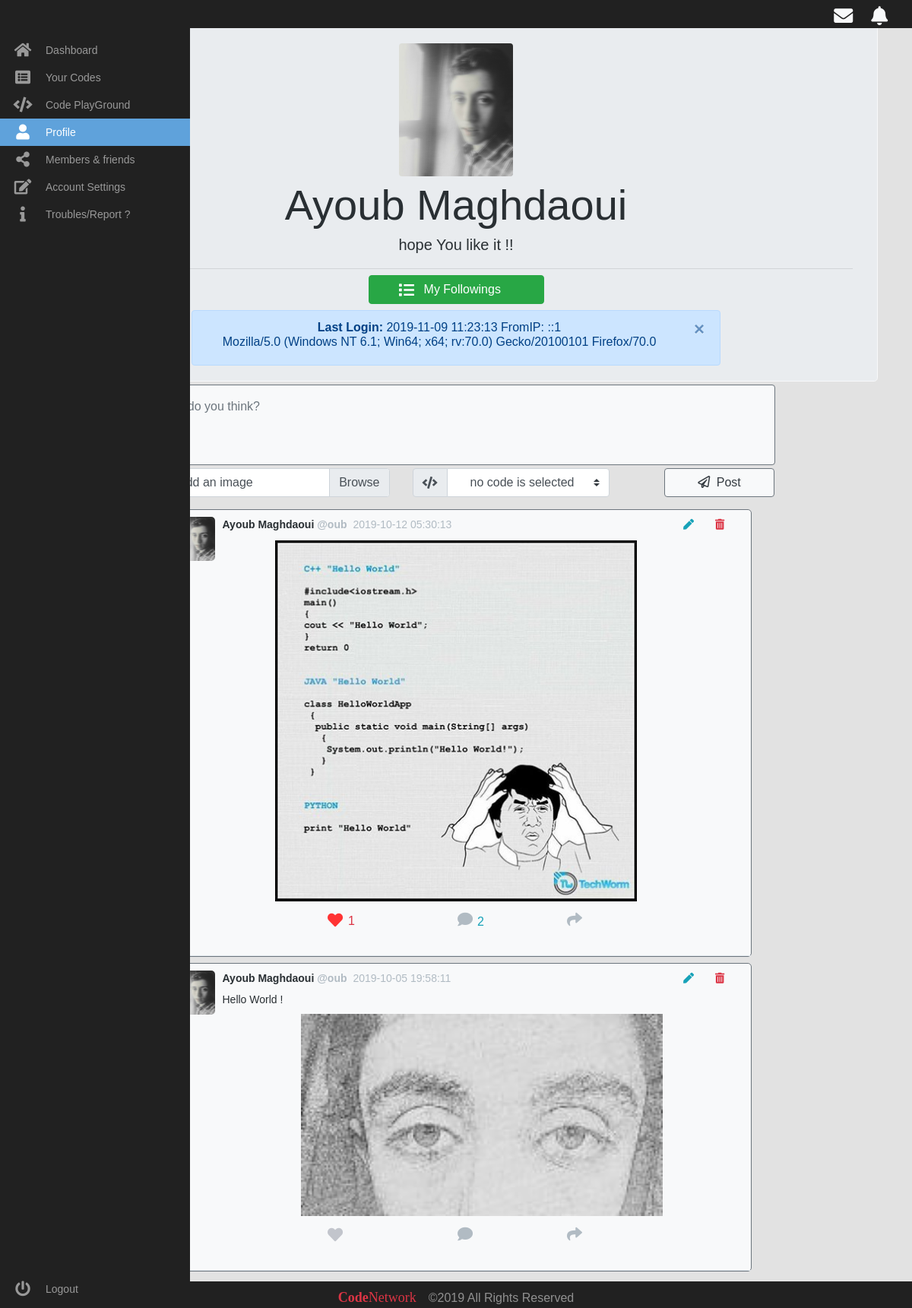
The page /Profile/ (signed in) on the database its author committed.
### tables this page shows
CREATE TABLE IF NOT EXISTS `users` (
  `id` int(11) NOT NULL,
  `Fname` text NOT NULL,
  `Lname` text NOT NULL,
  `Email` text NOT NULL,
  `password` text NOT NULL,
  `age` int(11) NOT NULL,
  `City` text NOT NULL,
  `Country` text NOT NULL,
  `avatarEXT` text NOT NULL,
  `Activated` tinyint(1) NOT NULL
);

CREATE TABLE IF NOT EXISTS `description` (
  `id` int(11) NOT NULL,
  `username` text NOT NULL,
  `Description` text NOT NULL
);

CREATE TABLE IF NOT EXISTS `posts` (
  `id` int(11) NOT NULL,
  `postRef` text NOT NULL,
  `username` text NOT NULL,
  `img` text NOT NULL,
  `codeID` text NOT NULL,
  `postingDate` timestamp NULL DEFAULT NULL,
  `Post` text NOT NULL
);

### Profile/includes/ProfilePosts.php (the view, shortened to what this page needs)
<?php
$post = $mysqli->query("SELECT * FROM posts WHERE username='$username' ORDER BY postingDate desc;");
while ($row = $post->fetch_assoc()) {
  if (empty($row['postRef'])) {
    echo '
            <div class="tweetEntry-tweetHolder bg-light text-dark border border-secondary mb-2" id="p' . $row['id'] . '">
              <div class="tweetEntry ">
                <div class="tweetEntry-content"  id="Con' . $row['id'] . '">
                  <a class="tweetEntry-account-group" href="./">
                      <img class="tweetEntry-avatar" src="./Avatars/' . $username . '.' . $EXT . '">
                      <strong class="tweetEntry-fullname">
                      ' . $Fname . ' ' . $Lname . '
                      </strong>
                      <span class="tweetEntry-username">
                        @<b>' . $username . '</b>
                      </span>
                  </a>
                  <a class="tweetEntry-account-group" href="../posts/?post=' . $row['id'] . '">
                    <span class="tweetEntry-timestamp ml-1"> ' . $row['postingDate'] . '</span>
                  </a>
                  <ul style="list-style:none;float:right;" class="d-inline col-2 mr-0" >
                  <li class="d-inline">
                      <span style="cursor:pointer;"> <a href="./PostEdit.php?post=' . $row['id'] . '"> <i class="fas fa-pen ml-4 text-info"></i> </a></span>
                    </li>
                  <li class="d-inline">
                      <span style="cursor:pointer;" onclick="del(' . "'" . $row['id'] . "'" . ')"> <i class="fas fa-trash-alt ml-4 text-danger"></i> </span>
                    </li>
                  </ul>
                  <div class="tweetEntry-text-container mt-2">
                  ' . $row['Post'] . '
                  </div>
                  ';
    $imgid = explode('.', $row['img']);
    if (!empty($row['img'])) {
      echo '
                <div class="optionalMedia text-center mr-5">
                  <img id="img' . $imgid[0] . '" onclick="imgTrigger(' . "'img" . $imgid[0] . "'" . ')" class="optionalMedia-img myImg col-12" src="../sharedPics/' . $row['img'] . '">
                </div>';
    }
    $PID = $row['id'];
    $liked = $mysqli->query("SELECT username FROM likes WHERE PostID='$PID' and username='$username';");
    $liked = $liked->fetch_assoc();
    $liked = $liked['username'];
    if ($liked == $username) {
      echo '</div>
                <div class="tweetEntry-action-list" style="line-height:24px;color: #b1bbc3;">
                <ul class="row col-8 mx-auto" style="list-style: none;">
                <li class="col d-inline">
                <button class="btn mr-4" style="padding: 0px;height:34px;width:30px;cursor:pointer;" onclick="Like(' . $PID . ')"><i class="fa fa-heart d-inline-block pt-1 mr-1" id="post' . $PID . '" style="width: 20px;color: #ff3333;"></i></button>';
    } else {
      echo '</div>
                <div class="tweetEntry-action-list" style="line-height:24px;color: #b1bbc3;">
                <ul class="row col-8 mx-auto" style="list-style: none;">
                <li class="col d-inline">
                <button class="btn mr-5" style="padding: 0px;height:34px;width:30px;" onclick="Like(' . $PID . ')"><i class="fa fa-heart d-inline-block pt-1 mr-1" id="post' . $PID . '" style="width: 20px;color: #C2C5CC;"></i></button>';
    }
    $likes = $mysqli->query("SELECT count(*) AS num FROM likes WHERE PostID='$PID';");
    $likes = $likes->fetch_assoc();
    $likes = $likes['num'];
    if ($likes == 0) {
      echo '<span class="text-danger d-inline-block ml-n4 mr-1" id="NumLikes' . $PID . '" style="cursor:pointer;" onclick="Likes(' . "'" . $PID . "'" . ')"> </span></li>';
    } else {
      echo '<span class="text-danger d-inline-block ml-n4 mr-1" id="NumLikes' . $PID . '" style="cursor:pointer;" onclick="Likes(' . "'" . $PID . "'" . ')">' . $likes . '</span></li>';
    }
    $comments = $mysqli->query("SELECT count(*) AS num FROM comments WHERE PostID='$PID';");
    $comments = $comments->fetch_assoc();
    $comments = $comments['num'];
    echo '
                 <li class="col d-inline"> <i class="fa fa-comment d-inline-block pt-1 active" style="width: 80px;cursor:pointer;" onclick="Comment(' . "'" . $PID . "'" . ')"></i>';
    if ($comments > 0) {
      echo '<span class="text-info d-inline-block ml-n4 mr-2" >' . $comments . '</span>';
    }
    echo '
    </li><li class=" col d-inline"> <i class="fa fa-share d-inline-block pt-1" style="width: 80px;cursor: pointer;" onclick="share(' . "'" . $PID . "'" . ')"></i></li></ul>
                </div>
              </div>
            </div>
            ';
  }
}

### Profile/index.php (shortened to what this page needs)
<?php
include "../includes/config.php";
$username = $_SESSION['username'];
$email = $_SESSION['email'];
$getdescription = $mysqli->query("SELECT Description FROM description WHERE username='$username';");
$getdescription = $getdescription->fetch_assoc();
$description = $getdescription['Description'];
$getter = $mysqli->query("SELECT Lname, Fname,avatarEXT FROM users WHERE Email='$email';");
$getter = $getter->fetch_assoc();
$Fname = $getter['Fname'];
$Lname = $getter['Lname'];
$EXT = $getter['avatarEXT'];
$getter = $mysqli->query("SELECT * FROM userlog WHERE userEmail=(SELECT Email FROM profiles WHERE username='$username') order by date ;");
$LogInfos = $getter->fetch_assoc();
echo '
<!DOCTYPE html>
<html lang="en">
<head>
<title>' . $username . ' Profile</title>
<link rel="stylesheet" href="../css/style.css">
<link rel="stylesheet" href="../css/font-awesome.min.css">
<link rel="stylesheet" href="../css/solid.min.css">
<link rel="stylesheet" href="../css/regular.min.css">
<link rel="stylesheet" href="../css/bootstrap.css">
<link rel="stylesheet" href="./includes/css/profile.css">
<link rel="stylesheet" href="./includes/css/profile-sidebar.css">
</head>
<body>
<nav class="navbar navbar-expand-sm navbar-dark text-light fixed-top pb-4 pt-2 " style="z-index:10; background: #212121;">
        <ul class="navbar-nav ml-auto mb-n4 mt-n2">
        <li class=" ">
        <a> <i class="fas fa-envelope mr-4 mt-2 mb-1" style="font-size:25px;"></i> </a>
        </li>
        <li>
        <a> <i class="fas fa-bell mr-3 mt-2 mb-1" style="font-size:25px;"></i> </a>
        </li>
        </ul>
</nav>
<div class="area min-vh-100" style="height : unset !important ;">
        <div class="container mb-5" >
            <div class="jumbotron mt-n2 pb-1 mb-1 border border-light">
                <div class="text-center mx-auto avatar"> <img src="./Avatars/' . $username . '.' . $EXT . '" class="mx-auto rounded"  width="150px;"> </div>
                <h1 class="display-4 text-center my-1" id="Ful">' . $Fname . ' ' . $Lname . '</h1>
                <p class="lead text-center">' . $description . '</p>
                <hr class="my-2">
                <div class="row col-3 mb-2 mx-auto">
                        <button type="button" id="FollowingList" class="btn btn-success btn-block" btn-lg btn-block"> <i class="fa fa-list d-inline ml-n3 mr-2 mt-0" aria-hidden="true"></i> My Followings</button>
                </div>
                <div class="alert alert-primary alert-dismissible fade show col-8 mx-auto text-center" role="alert">
                    <button type="button" class="close" data-dismiss="alert" aria-label="Close">
                        <span aria-hidden="true">&times;</span>
                    </button>
                    <h6><strong>Last Login: </strong> ' . $LogInfos['date'] . ' FromIP: ' . $LogInfos['userIp'] . ' ' . $LogInfos['guestName'] . '
                    </h6>
                    </div>
            </div>';
include "./New-Post.php";
include "./includes/ProfilePosts.php";
echo '
        </div>
</div>
<nav class="main-menu border-0 navbar-fixed-left">
<ul class="mt-5">
    <li>
        <a href="../dashboard/">
            <i class="fa fa-home fa-2x"></i>
            <span class="nav-text">
                Dashboard
            </span>
        </a>
    </li>
    <li>
        <a href="../codes/">
            <i class="fa fa-list-alt fa-2x"></i>
            <span class="nav-text">
                Your Codes
            </span>
        </a>
    </li>
    <li>
        <a href="../Playground">
            <i class="fa fa-code fa-2x"></i>
            <span class="nav-text">
               Code PlayGround
            </span>
        </a>
    </li>
    <li class="has-subnav active">
        <a href="./">
           <i class="fa fa-user fa-2x"></i>
            <span class="nav-text">
                Profile
            </span>
        </a>
    </li>
    <li>
       <a href="../members/">
           <i class="fa fa-share-alt fa-2x"></i>
            <span class="nav-text">
                Members & friends
            </span>
        </a>
    </li>
    <li>
       <a href="./ProfileSettings.php">
            <i class="fa fa-edit fa-2x"></i>
            <span class="nav-text">
                Account Settings
            </span>
        </a>
    </li>
    <li>
        <a href="./Report.php">
           <i class="fa fa-info fa-2x"></i>
            <span class="nav-text">
                Troubles/Report ?
            </span>
        </a>
    </li>
</ul>
<ul class="logout">
    <li>
       <a href="./logout.php">
             <i class="fa fa-power-off fa-2x"></i>
            <span class="nav-text">
                Logout
            </span>
        </a>
    </li>
</ul>
</nav>
<script src="../js/ImgTrigger.js"></script>
<nav class="navbar navbar-expand-sm navbar-dark text-light fixed-bottom" style="z-index:0; background: #212121;">
        <ul class="navbar-nav mx-auto mb-n4">
        <p> <a href="https://www.fb.com/SparoXUB" target="_blank" class="text-danger nav-link d-inline"> <span style="font-size:18px;font-family:Awsome;" ><span class="letter" style="font-size: 18px;">Code</span>Network</span></a><span class="nav-link d-inline">©2019 All Rights Reserved</span> </p>
        </ul>
    </nav>
</body>
</html>
';

### css/style.css (style rules this page uses)
html, body { height: 100% !important; max-width: 100%; overflow-x: hidden; }
.letter { font-family: Source Sans Pro; font-weight: bolder; }
.myImg { border-radius: 5px; cursor: pointer; transition: 0.3s; }
.close { position: absolute; top: 15px; right: 35px; color: #f1f1f1; font-size: 40px; font-weight: bold; transition: 0.3s; }

### Profile/includes/css/profile.css (style rules this page uses)
body { font-family: Arial, sans-serif; color: #292f33; }
.tweetEntry-tweetHolder { width: 70%; margin: auto; border-radius: 5px; }
.tweetEntry-action-list { display: block; line-height: 18px; margin-left: 58px; margin-top: 10px; color: #292f33; }
.fa-heart { color: grey; }
.tweetEntry { border-bottom: 1px solid #e1e8ed; cursor: auto; min-height: 51px; padding: 9px 12px; }
.tweetEntry-content { display: block; font-size: 14px; margin-left: 58px; font-size: 14px; }
.tweetEntry-account-group { color: #8899a6; padding: 0px; text-decoration: none; line-height: 20px; }
.tweetEntry-avatar { float: left; height: 58px; width: 58px; margin-left: -58px; margin-right: 10px; border-radius: 5px; }
.tweetEntry-fullname { font-weight: bold; font-size: 14px; color: #292f33; padding: 0px; }
.tweetEntry-username { font-weight: bold; font-size: 14px; color: #b1bbc3; padding: 0px; }
.tweetEntry-timestamp { font-size: 14px; color: #b1bbc3; padding: 0px; }
.tweetEntry-text-container { font-size: 14px; color: #292f33; line-height: 18px; word-wrap: break-word; }
.optionalMedia { margin-left: 58px; margin-top: 10px; }
.optionalMedia-img { border-radius: 5px; max-width: 506px; max-height: 506px; }

### Profile/includes/css/profile-sidebar.css (style rules this page uses)
.fa-2x { font-size: 2em; }
.fa { position: relative; display: table-cell; width: 60px; height: 36px; text-align: center; vertical-align: middle; font-size: 20px; }
.main-menu { background: #212121; border-right: 1px solid #e5e5e5; position: absolute; top: 0; bottom: 0; height: 100%; left: 0; width: 60px; overflow: hidden; -webkit-transition: width .05s linear; transition: width .05s linear; transform: translateZ(0) scale(1, 1); z-index: 1000; }
.main-menu>ul { margin: 7px 0; }
.main-menu li { position: relative; display: block; width: 250px; }
.main-menu li>a { position: relative; display: table; border-collapse: collapse; border-spacing: 0; color: #999; font-family: arial; font-size: 14px; text-decoration: none; transform: translateZ(0) scale(1, 1); transition: all .1s linear; }
.main-menu>ul.logout { position: absolute; left: 0; bottom: 0; }
nav { -webkit-user-select: none; -moz-user-select: none; -ms-user-select: none; -o-user-select: none; user-select: none; }
nav ul, nav li { outline: 0; margin: 0; padding: 0; }
.main-menu li:hover>a, nav.main-menu li.active>a, .dropdown-menu>li>a:hover, .dropdown-menu>li>a:focus, .dropdown-menu>.active>a, .dropdown-menu>.active>a:hover, .dropdown-menu>.active>a:focus, .no-touch .dashboard-page nav.dashboard-menu ul li:hover a, .dashboard-page nav.dashboard-menu ul li.active a { color: #fff; background-color: #5fa2db; }
.area { float: left; background: #e2e2e2; width: 100%; height: 100%; }
.avatar { border: 0.5; }
.navbar-fixed-left { width: 60px; position: fixed; border-radius: 0; height: 100%; }

### rows shown on the page
users: Fname "Ayoub", Lname "Maghdaoui"
description: Description "hope You like it !!"
posts: postingDate "2019-10-12 05:30:13", img (picture), $PID 3 (drawn), id 3 (drawn), likes "1", comments "2"
posts: postingDate "2019-10-05 19:58:11", Post "Hello World !", img (picture), id 2 (drawn)

### other values the page prints
$LogInfos['date'] "2019-11-09 11:23:13"
$LogInfos['userIp'] "::1"
$LogInfos['guestName'] "Mozilla/5.0 (Windows NT 6.1; Win64; x64; rv:70.0) Gecko/20100101 Firefox/70.0"
